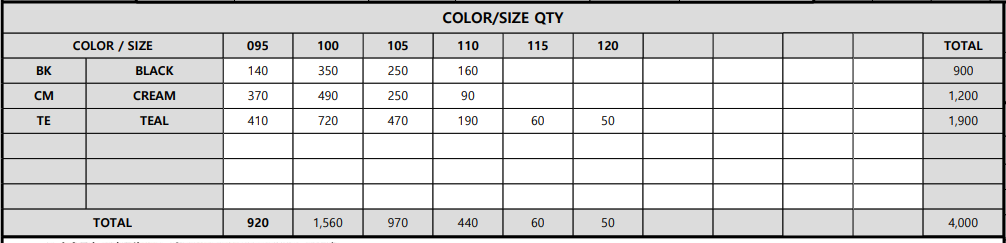
#> input picture Reference/BY_Original_Table.png, 1006 x 243 px, found by its file name
$ python generate_from_image.py
#> lines starting #> are read from the running program, lines starting #| are printed output that depends on the picture; after the words box and inside, x2 and y2 are one past the last pixel; in counts of white or black regions, pixels touching at a corner belong together
"""
이미지에서 테이블 데이터를 OCR로 추출하여 HTML로 변환하는 스크립트
Grid-First 방식: 격자선 먼저 감지 → 셀 경계 확정 → OCR 텍스트 매핑

방안 A+B 구현:
- EasyOCR: PaddleOCR의 콤마/숫자 인식 문제 해결
- Comet 오버레이: 원본 이미지 + 투명 텍스트로 누락 없는 선택/복사
"""
from PIL import Image
import cv2
import numpy as np
import os
import re
import base64
import easyocr

# 전역 OCR 인스턴스 (재사용)
_easyocr_reader = None

def get_easyocr():
    """EasyOCR 인스턴스 싱글톤"""
    global _easyocr_reader
    if _easyocr_reader is None:
        print("  [EasyOCR 초기화 중...]")
        # GPU 사용 불가 시 자동으로 CPU 사용, verbose=False로 다운로드 출력 억제
        _easyocr_reader = easyocr.Reader(['en'], gpu=False, verbose=False)
    return _easyocr_reader


# =============================================================================
# Grid-First 핵심 함수들 (smart_table_extractor.py에서 이식)
# =============================================================================

# [60 lines left out: functions grid_find_boxes, grid_box_iou, not called in this run]


def grid_group_coords(coords: np.ndarray, gap: int = 5) -> list:
    """연속 좌표 그룹화"""
    if len(coords) == 0:
        return []

    groups = []
    current = [coords[0]]

    for c in coords[1:]:
        if c - current[-1] <= gap:
            current.append(c)
        else:
            groups.append(int(np.mean(current)))
            current = [c]

    groups.append(int(np.mean(current)))
    return groups


def grid_count_cells_in_region(img: Image.Image, box: list, min_line_len: int = 20) -> tuple:
    """
    영역 내 가로선/세로선 수 -> 셀 수 계산
    Returns: (num_rows, num_cols, row_bounds, col_bounds)
    """
    x1, y1, x2, y2 = box
    cropped = img.crop((x1, y1, x2, y2))

    img_cv = cv2.cvtColor(np.array(cropped), cv2.COLOR_RGB2BGR)
    gray = cv2.cvtColor(img_cv, cv2.COLOR_BGR2GRAY)
    _, binary = cv2.threshold(gray, 200, 255, cv2.THRESH_BINARY_INV)

    h, w = binary.shape

    # 가로선 찾기
    h_kernel = cv2.getStructuringElement(cv2.MORPH_RECT, (min_line_len, 1))
    h_lines = cv2.morphologyEx(binary, cv2.MORPH_OPEN, h_kernel)
    h_proj = np.sum(h_lines, axis=1)
    h_coords = np.where(h_proj > min_line_len)[0]
    row_bounds = grid_group_coords(h_coords)

    # 세로선 찾기
    v_kernel = cv2.getStructuringElement(cv2.MORPH_RECT, (1, min_line_len))
    v_lines = cv2.morphologyEx(binary, cv2.MORPH_OPEN, v_kernel)
    v_proj = np.sum(v_lines, axis=0)
    v_coords = np.where(v_proj > min_line_len)[0]
    col_bounds = grid_group_coords(v_coords)

    num_rows = max(0, len(row_bounds) - 1)
    num_cols = max(0, len(col_bounds) - 1)

    return num_rows, num_cols, row_bounds, col_bounds


# [33 lines left out: functions grid_find_tables, grid_find_index, not called in this run]


def ocr_image_easyocr(image: Image.Image) -> list:
    """EasyOCR로 이미지 OCR (좌표 + 신뢰도 포함)

    PaddleOCR의 콤마/숫자 인식 문제 해결을 위해 EasyOCR 사용
    - bbox: [[x1,y1], [x2,y1], [x2,y2], [x1,y2]] 형식
    - 반환: [{"text": str, "box": [x1,y1,x2,y2], "score": float}, ...]
    """
    reader = get_easyocr()

    # PIL Image → numpy array
    img_array = np.array(image)

    try:
        # 작은 텍스트 감지를 위해 파라미터 조정
        # - min_size: 작은 텍스트 감지 (기본값 10 → 5)
        # - text_threshold: 텍스트 확률 임계값 낮춤 (기본값 0.7 → 0.5)
        # - low_text: 저해상도 텍스트 감지 개선 (기본값 0.4 → 0.3)
        # - width_ths: 문자 병합 너비 (기본값 0.5)
        results = reader.readtext(
            img_array,
            min_size=5,              # 작은 텍스트 감지
            text_threshold=0.5,      # 텍스트 확률 임계값 낮춤
            low_text=0.3,            # 저해상도 텍스트 감지 개선
            contrast_ths=0.1,        # 대비 임계값 낮춤
            adjust_contrast=0.5,     # 대비 조정
        )

        ocr_results = []
        for (bbox, text, score) in results:
            # bbox: [[x1,y1], [x2,y1], [x2,y2], [x1,y2]]
            x_coords = [p[0] for p in bbox]
            y_coords = [p[1] for p in bbox]
            box = [int(min(x_coords)), int(min(y_coords)),
                   int(max(x_coords)), int(max(y_coords))]

            ocr_results.append({
                "text": text,
                "box": box,
                "score": float(score)
            })

        return ocr_results
    except Exception as e:
        print(f"EasyOCR 오류: {e}")
        return []


# [424 lines left out: functions grid_extract_table, parse_table_data, generate_html, generate_comet_overlay_html, not called in this run]


def main(image_path: str, output_path: str = None):
    """
    메인 함수 - Grid-First 방식으로 테이블 추출 + Comet 오버레이

    출력물:
    1. 구조화된 HTML 테이블 (output_path)
    2. Comet 오버레이 HTML (output_path.replace('.html', '_comet.html'))
    """

    print(f"=" * 60)
    print(f"Grid-First 테이블 추출 + Comet 오버레이")
    print(f"이미지: {image_path}")
    print(f"=" * 60)

    # 이미지 로드
    img = Image.open(image_path)
#> img is the input picture: PIL image 1006x243 RGBA; mean R, G, B, A 214, 214, 214, 255
    print(f"이미지 크기: {img.width} x {img.height}")
#| 이미지 크기: 1006 x 243

    # 1. Grid-First: 전체 이미지를 테이블로 간주하고 격자 분석
    print(f"\n[1단계] 테이블 격자 구조 감지...")

    # 전체 이미지 영역에서 격자 구조 분석
    full_box = [0, 0, img.width, img.height]
#> full_box = [0, 0, 1006, 243]
    num_rows, num_cols, row_bounds, col_bounds = grid_count_cells_in_region(img, full_box)
#> in grid_count_cells_in_region, `_, binary = cv2.threshold(gray, 200, 255, cv2.THRESH_BINARY_INV)`:
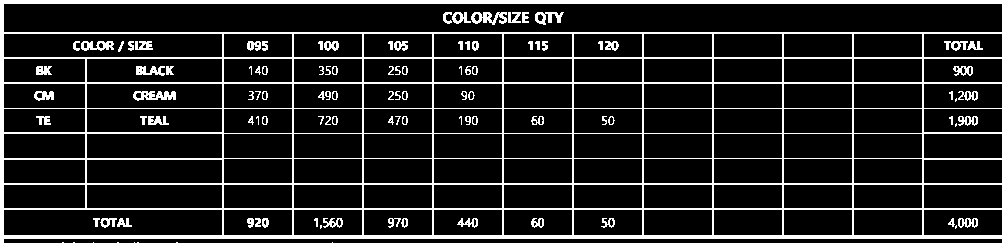
#> binary: shape (243, 1006); 13.8% white; 106 white regions (18 under 20 px), largest, box (x1, y1, x2, y2) and area: (0, 0, 1006, 243) 27954, (133, 91, 176, 101) 286, (471, 12, 507, 25) 271
#> in grid_count_cells_in_region, `h_lines = cv2.morphologyEx(binary, cv2.MORPH_OPEN, h_kernel)`:
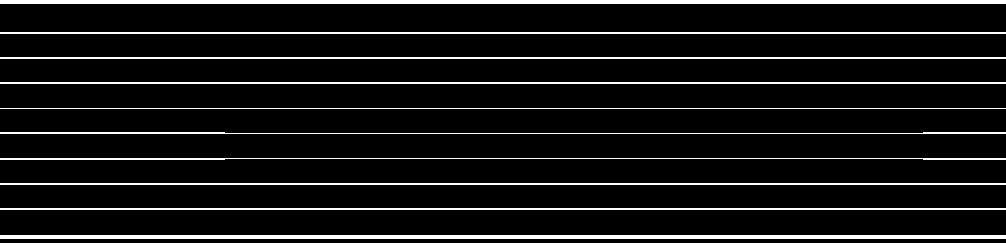
#> h_lines: shape (243, 1006); 8.9% white; 10 white regions, largest, box (x1, y1, x2, y2) and area: (0, 0, 1006, 4) 4024, (0, 235, 1006, 239) 4024, (0, 32, 1006, 34) 2012
#> in grid_count_cells_in_region, `h_proj = np.sum(h_lines, axis=1)`: h_proj = 243 values, max 256530 at index 0, min 0 at index 4, mean 22815.7
#> in grid_count_cells_in_region, `h_coords = np.where(h_proj > min_line_len)[0]`: h_coords = 23 values from 0 to 238
#> in grid_group_coords, `current = [coords[0]]`: current = [0]
#> the loop in grid_group_coords, `for c in coords[1:]:` made 22 passes
#> (c, current) on passes 4, 6, 8, 10, 11, 13, 15, 17, 19: (32, [32]), (57, [57]), (82, [82]), (108, [108]), (132, [132]), (158, [158]), (183, [183]), (208, [208]), (235, [235])
#> c on passes 5, 7, 9, 12, 14, 16: 33, 58, 83, 133, 159, 184
#> after the loop in grid_group_coords, `for c in coords[1:]:`: groups = [1, 32, 57, 82, 108, 132, 158, 183, 208]
#> in grid_count_cells_in_region, `row_bounds = grid_group_coords(h_coords)`: row_bounds = [1, 32, 57, 82, 108, 132, 158, 183, 208, 236]
#> in grid_count_cells_in_region, `v_lines = cv2.morphologyEx(binary, cv2.MORPH_OPEN, v_kernel)`:
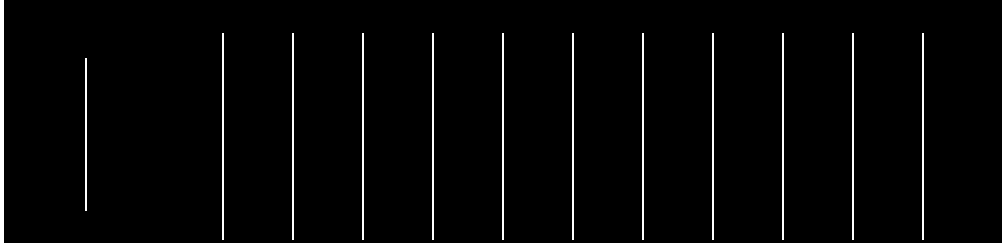
#> v_lines: shape (243, 1006); 2.8% white; 14 white regions, largest, box (x1, y1, x2, y2) and area: (0, 0, 4, 243) 972, (1002, 0, 1006, 243) 972, (222, 33, 224, 240) 414
#> in grid_count_cells_in_region, `v_proj = np.sum(v_lines, axis=0)`: v_proj = 1006 values, max 61965 at index 0, min 0 at index 4, mean 1724.7
#> in grid_count_cells_in_region, `v_coords = np.where(v_proj > min_line_len)[0]`: v_coords = 32 values from 0 to 1005
#> the loop in grid_group_coords (call 2), `for c in coords[1:]:` made 31 passes
#> (c, current) on passes 4, 6, 8, 10, 12, 14, 16, 18, 20, 22, 24, 26: (85, [85]), (222, [222]), (292, [292]), (362, [362]), (432, [432]), (502, [502]), (572, [572]), (642, [642]), (712, [712]), (782, [782]), (852, [852]), (922, [922])
#> c on passes 5, 7, 9, 11, 13, 15: 86, 223, 293, 363, 433, 503
#> in grid_count_cells_in_region, `col_bounds = grid_group_coords(v_coords)`: col_bounds = [1, 85, 222, 292, 362, 432, 502, 572, 642, 712, 782, 852, 922, 1003]
#> in grid_count_cells_in_region, `num_rows = max(0, len(row_bounds) - 1)`: num_rows = 9
#> in grid_count_cells_in_region, `num_cols = max(0, len(col_bounds) - 1)`: num_cols = 13
#> num_rows = 9; num_cols = 13; row_bounds = [1, 32, 57, 82, 108, 132, 158, 183, 208, 236]

    print(f"  격자 분석 결과: {num_rows}행 x {num_cols}열")
#|   격자 분석 결과: 9행 x 13열
    print(f"  Row bounds: {row_bounds}")
#|   Row bounds: [1, 32, 57, 82, 108, 132, 158, 183, 208, 236]
    print(f"  Col bounds: {col_bounds}")
#|   Col bounds: [1, 85, 222, 292, 362, 432, 502, 572, 642, 712, 782, 852, 922, 1003]

    if num_rows < 2 or num_cols < 2:
        print("테이블 격자를 찾을 수 없습니다.")
        return

    table_info = {
        "box": full_box,
        "rows": num_rows,
        "cols": num_cols,
        "row_bounds": row_bounds,
        "col_bounds": col_bounds
    }
#> table_info = {'box': [0, 0, 1006, 243], 'rows': 9, 'cols': 13, 'row_bounds': [1, 32, 57, 82, 108, 132, 158, 183, 208, 236], 'col_bounds': [1, 85, 222, 292, 362, 432, 502, 572, 642, 712, 782, 852, 922, 1003]}

    print(f"테이블 구조: {table_info['rows']}행 x {table_info['cols']}열")
#| 테이블 구조: 9행 x 13열

    # 2. 전체 이미지 OCR (Comet용)
    print(f"\n[2단계] 전체 이미지 OCR (EasyOCR)...")
    all_ocr_results = ocr_image_easyocr(img)
    print(f"  전체 OCR 결과: {len(all_ocr_results)}개 텍스트")
    for ocr in all_ocr_results:
        print(f"    '{ocr['text']}' (score: {ocr['score']:.3f})")

    # 3. Grid 기반 셀 매핑
    print(f"\n[3단계] Grid 기반 셀 매핑...")
    table_2d = grid_extract_table(img, table_info)

    # 4. 테이블 데이터 파싱
    print(f"\n[4단계] 테이블 데이터 파싱...")
    table_data = parse_table_data(table_2d)

    if not table_data:
        print("테이블 데이터 파싱 실패")
        return

    print(f"\n파싱 결과:")
    print(f"  Title: {table_data['title']}")
    print(f"  Headers: {table_data['headers']}")
    print(f"  Data rows: {len(table_data['data'])}")
    for d in table_data['data']:
        print(f"    {d['code']} {d['name']}: {d['values']} -> {d['total']}")
    print(f"  Totals: {table_data['totals']}")
    print(f"  Grand Total: {table_data['grand_total']}")

    # 파일 경로 설정
    if output_path is None:
        base_name = os.path.splitext(os.path.basename(image_path))[0]
        output_dir = os.path.dirname(image_path)
        output_path = os.path.join(output_dir, f"{base_name}_output.html")

    comet_output_path = output_path.replace('.html', '_comet.html')

    # 5. 출력 1: 구조화된 HTML 테이블
    print(f"\n[5단계] HTML 생성...")
    html_table = generate_html(table_data)

    with open(output_path, 'w', encoding='utf-8') as f:
        f.write(html_table)
    print(f"  [출력 1] 구조화 테이블: {output_path}")

    # 6. 출력 2: Comet 오버레이 HTML
    print(f"\n[6단계] Comet 오버레이 HTML 생성...")
    html_comet = generate_comet_overlay_html(image_path, all_ocr_results)

    with open(comet_output_path, 'w', encoding='utf-8') as f:
        f.write(html_comet)
    print(f"  [출력 2] Comet 오버레이: {comet_output_path}")

    print(f"\n" + "=" * 60)
    print(f"[완료] 두 가지 HTML 파일 생성됨")
    print(f"  1. 구조화 테이블: {output_path}")
    print(f"  2. Comet 오버레이: {comet_output_path}")
    print(f"=" * 60)

    # 브라우저에서 열기 (둘 다)
    import webbrowser
    webbrowser.open('file://' + os.path.realpath(output_path))
    webbrowser.open('file://' + os.path.realpath(comet_output_path))

    return html_table, html_comet


if __name__ == "__main__":
    # 이미지 경로
    image_path = r"E:\Antigravity\Black_Yak\Reference\BY_Original_Table.png"
    output_path = r"E:\Antigravity\Black_Yak\Reference\BY_Original_Table_output.html"

    main(image_path, output_path)
#> (the call stopped at in get_easyocr, `_easyocr_reader = easyocr.Reader(['en'], gpu=False, verbose=False)`: easyocr is not available in this run)

$ run again, with Reference/005M_Table.png copied over Reference/BY_Original_Table.png
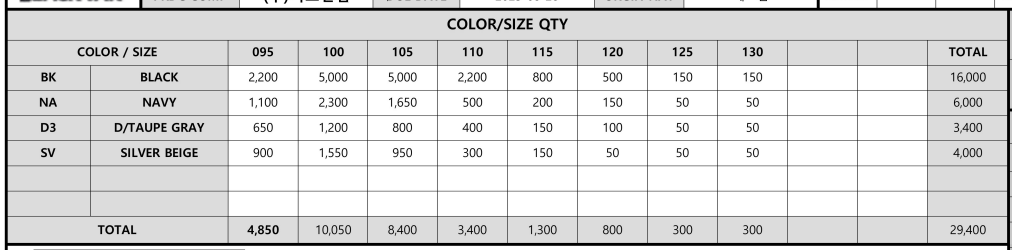
#> input picture Reference/005M_Table.png, 1012 x 250 px, found by its file name
#> in main, img is the input picture: PIL image 1012x250 RGBA; mean R, G, B, A 219.4, 219.4, 219.4, 255
#| 이미지 크기: 1012 x 250
#> in grid_count_cells_in_region, `_, binary = cv2.threshold(gray, 200, 255, cv2.THRESH_BINARY_INV)`:
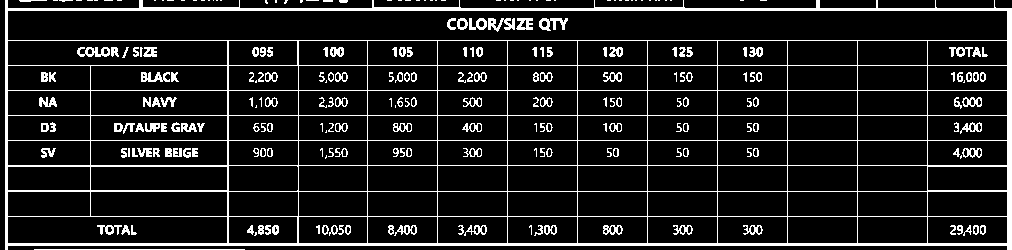
#> binary: shape (250, 1012); 11.5% white in thin lines or dots
#> h_lines: shape (250, 1012); 6% white; 12 white regions, largest, box (x1, y1, x2, y2) and area: (6, 7, 1012, 11) 3299, (6, 243, 1012, 246) 3018, (6, 165, 1012, 167) 1314
#> h_proj = 250 values, max 256530 at index 8, min 0 at index 1, mean 15524.4
#> h_coords = 19 values from 0 to 249
#> in grid_group_coords, `current = [coords[0]]`: current = [0]
#> the loop in grid_group_coords, `for c in coords[1:]:` made 18 passes
#> (c, current) on passes 1, 5, 6, 7, 8, 9, 10, 12: (7, [7]), (40, [40]), (65, [65]), (90, [90]), (115, [115]), (140, [140]), (165, [165]), (190, [190])
#> after the loop in grid_group_coords, `for c in coords[1:]:`: groups = [0, 8, 40, 65, 90, 115, 140, 165, 190, 216]
#> in grid_count_cells_in_region, `row_bounds = grid_group_coords(h_coords)`: row_bounds = [0, 8, 40, 65, 90, 115, 140, 165, 190, 216, 245]
#> in grid_count_cells_in_region, `v_lines = cv2.morphologyEx(binary, cv2.MORPH_OPEN, v_kernel)`:
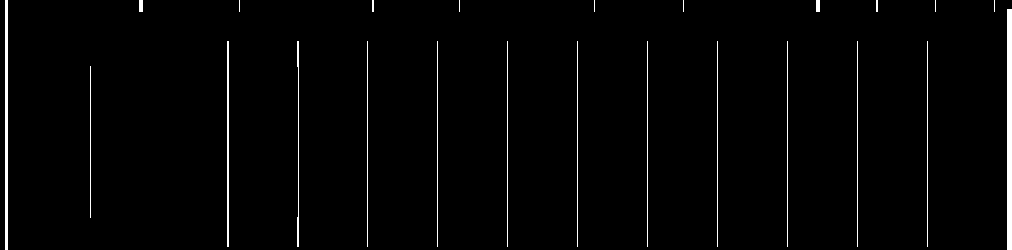
#> v_lines: shape (250, 1012); 1.9% white; 24 white regions (6 under 20 px), largest, box (x1, y1, x2, y2) and area: (1007, 9, 1012, 250) 1205, (5, 0, 8, 250) 750, (227, 41, 229, 247) 412
#> v_proj = 1012 values, max 63750 at index 5, min 0 at index 0, mean 1222.3
#> v_coords = 40 values from 5 to 1011
#> the loop in grid_group_coords (call 2), `for c in coords[1:]:` made 39 passes
#> (c, current) on passes 3, 4, 8, 10, 11, 13, 16, 17: (90, [90]), (139, [139]), (227, [227]), (239, [239]), (297, [297]), (367, [367]), (437, [437]), (459, [459])
#> in grid_count_cells_in_region, `col_bounds = grid_group_coords(v_coords)`: col_bounds = [6, 90, 140, 227, 239, 297, 370, 437, 459, 507, 577, 594, 647, 683, 717, 787, 817, 857, 876, 927, 935, 994, 1009]
#> in grid_count_cells_in_region, `num_rows = max(0, len(row_bounds) - 1)`: num_rows = 10
#> in grid_count_cells_in_region, `num_cols = max(0, len(col_bounds) - 1)`: num_cols = 22
#> in main, `num_rows, num_cols, row_bounds, col_bounds = grid_count_cells_in_regio..`: num_rows = 10; num_cols = 22; row_bounds = [0, 8, 40, 65, 90, 115, 140, 165, 190, 216, 245]
#|   격자 분석 결과: 10행 x 22열
#|   Row bounds: [0, 8, 40, 65, 90, 115, 140, 165, 190, 216, 245]
#|   Col bounds: [6, 90, 140, 227, 239, 297, 370, 437, 459, 507, 577, 594, 647, 683, 717, 787, 817, 857, 876, 927, 935, 994, 1009]
#> table_info = {'box': [0, 0, 1012, 250], 'rows': 10, 'cols': 22, 'row_bounds': [0, 8, 40, 65, 90, 115, 140, 165, 190, 216, 245], 'col_bounds': [6, 90, 140, 227, 239, 297, 370, 437, 459, 507, 577, 594, 647, 683, 717, 787, 817, 857, 876, 927, 935, 994, 1009]}
#| 테이블 구조: 10행 x 22열

$ run again, with Reference/Submaterial_information.png copied over Reference/BY_Original_Table.png
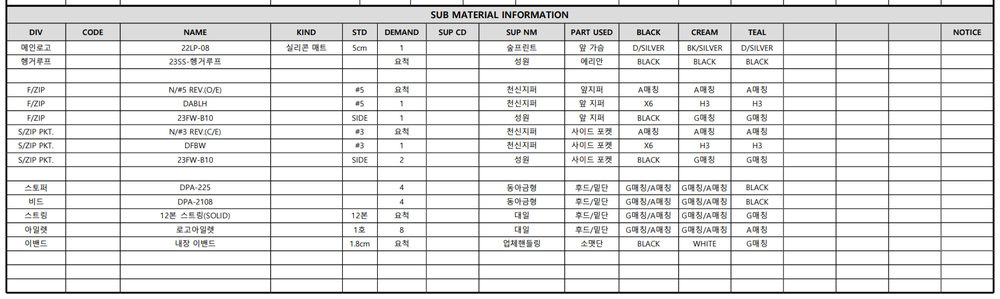
#> input picture Reference/Submaterial_information.png, 1000 x 299 px, shrunk from 1599 x 478 before the run, found by its file name
#> in main, img is the input picture: PIL image 1000x299 RGBA; mean R, G, B, A 226.7, 226.7, 226.7, 255
#| 이미지 크기: 1000 x 299
#> in grid_count_cells_in_region, `_, binary = cv2.threshold(gray, 200, 255, cv2.THRESH_BINARY_INV)`:
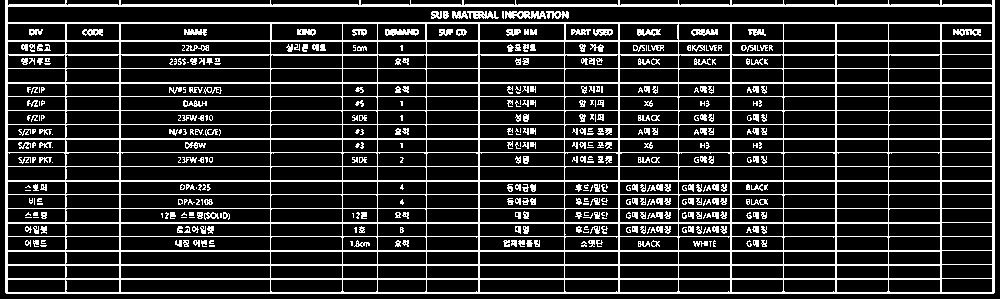
#> binary: shape (299, 1000); 17.8% white in thin lines or dots
#> h_lines: shape (299, 1000); 11.2% white in thin lines or dots
#> h_proj = 299 values, max 252450 at index 5, min 0 at index 0, mean 28444
#> h_coords = 35 values from 4 to 293
#> in grid_group_coords, `current = [coords[0]]`: current = [4]
#> the loop in grid_group_coords, `for c in coords[1:]:` made 34 passes
#> (c, current) on passes 3, 5, 6, 8, 10, 11, 13, 14: (22, [22]), (32, [32]), (40, [40]), (54, [54]), (68, [68]), (82, [82]), (96, [96]), (110, [110])
#> after the loop in grid_group_coords, `for c in coords[1:]:`: groups = [5, 22, 32, 40, 54, 68, 82, 96, 110, 124, 138, 152, 166, 180, 194, 208, 222, 236, 250, 264, 278]
#> in grid_count_cells_in_region, `row_bounds = grid_group_coords(h_coords)`: row_bounds = [5, 22, 32, 40, 54, 68, 82, 96, 110, 124, 138, 152, 166, 180, 194, 208, 222, 236, 250, 264, 278, 292]
#> in grid_count_cells_in_region, `v_lines = cv2.morphologyEx(binary, cv2.MORPH_OPEN, v_kernel)`:
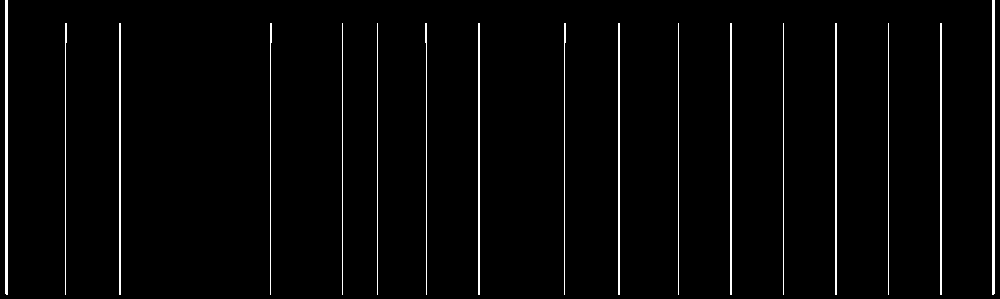
#> v_lines: shape (299, 1000); 2.5% white in thin lines or dots
#> v_proj = 1000 values, max 75225 at index 6, min 0 at index 0, mean 1927.8
#> v_coords = 31 values from 5 to 994
#> the loop in grid_group_coords (call 2), `for c in coords[1:]:` made 30 passes
#> (c, current) on passes 3, 5, 7, 9, 10, 11, 13, 15: (65, [65]), (119, [119]), (270, [270]), (342, [342]), (377, [377]), (425, [425]), (478, [478]), (564, [564])
#> in grid_count_cells_in_region, `col_bounds = grid_group_coords(v_coords)`: col_bounds = [6, 65, 119, 270, 342, 377, 425, 478, 564, 618, 678, 730, 783, 835, 888, 940, 993]
#> in grid_count_cells_in_region, `num_rows = max(0, len(row_bounds) - 1)`: num_rows = 21
#> in grid_count_cells_in_region, `num_cols = max(0, len(col_bounds) - 1)`: num_cols = 16
#> in main, `num_rows, num_cols, row_bounds, col_bounds = grid_count_cells_in_regio..`: num_rows = 21; num_cols = 16
#|   격자 분석 결과: 21행 x 16열
#|   Row bounds: [5, 22, 32, 40, 54, 68, 82, 96, 110, 124, 138, 152, 166, 180, 194, 208, 222, 236, 250, 264, 278, 292]
#|   Col bounds: [6, 65, 119, 270, 342, 377, 425, 478, 564, 618, 678, 730, 783, 835, 888, 940, 993]
#| 테이블 구조: 21행 x 16열
